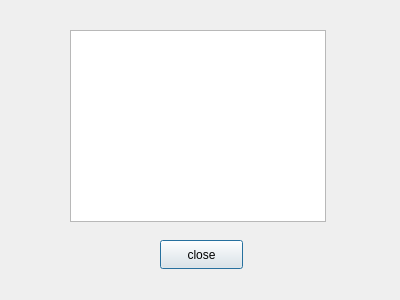
<?xml version="1.0" encoding="UTF-8"?>
<ui version="4.0">
 <class>Dialog</class>
 <widget class="QDialog" name="Dialog">
  <property name="geometry">
   <rect>
    <x>0</x>
    <y>0</y>
    <width>400</width>
    <height>300</height>
   </rect>
  </property>
  <property name="windowTitle">
   <string>Dialog</string>
  </property>
  <widget class="QPushButton" name="pushButton_close">
   <property name="geometry">
    <rect>
     <x>160</x>
     <y>240</y>
     <width>83</width>
     <height>29</height>
    </rect>
   </property>
   <property name="text">
    <string>close</string>
   </property>
  </widget>
  <widget class="QTextBrowser" name="textBrowser">
   <property name="geometry">
    <rect>
     <x>70</x>
     <y>30</y>
     <width>256</width>
     <height>192</height>
    </rect>
   </property>
  </widget>
 </widget>
 <resources/>
 <connections/>
</ui>
